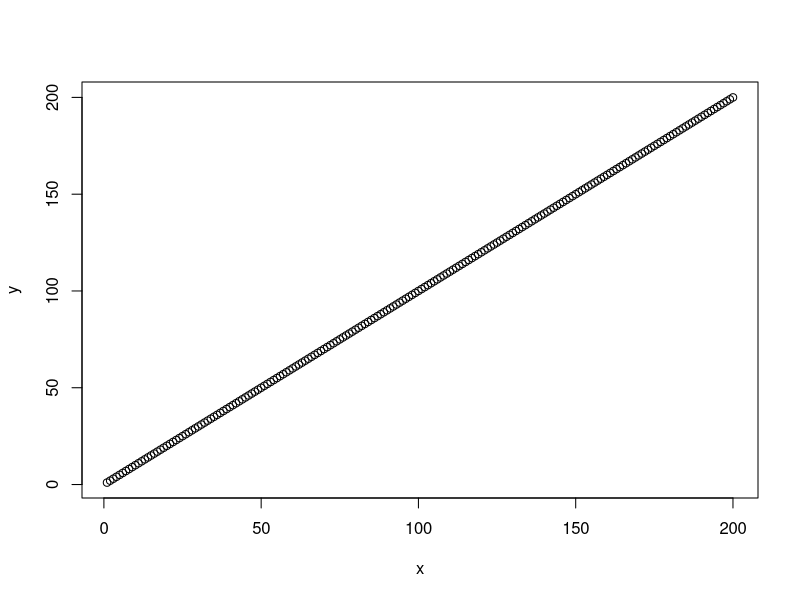
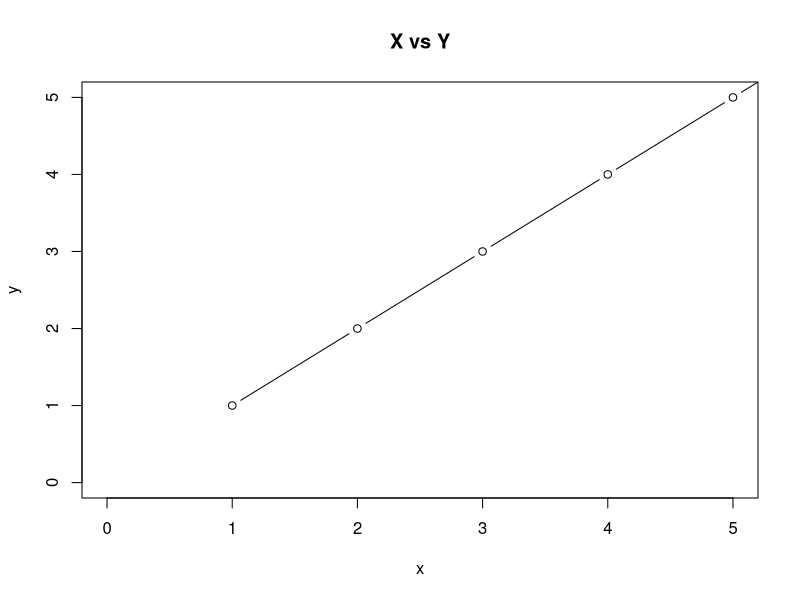

Reproduce these figures in R, in order.
#two vectors
x <- 1:200
y <- 1:200

#vectors plotted
plot(x,y)

#Using the command
plot(x,y,xlim=range(0:5),ylim=range(0:5),type='b',main="X vs Y")

